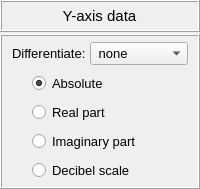
             <widget class="QFrame" name="frame_7">
              <property name="maximumSize">
               <size>
                <width>16777215</width>
                <height>200</height>
               </size>
              </property>
              <property name="frameShape">
               <enum>QFrame::Shape::NoFrame</enum>
              </property>
              <property name="frameShadow">
               <enum>QFrame::Shadow::Raised</enum>
              </property>
              <layout class="QGridLayout" name="gridLayout_6">
               <property name="leftMargin">
                <number>0</number>
               </property>
               <property name="topMargin">
                <number>0</number>
               </property>
               <property name="rightMargin">
                <number>0</number>
               </property>
               <property name="bottomMargin">
                <number>0</number>
               </property>
               <property name="verticalSpacing">
                <number>2</number>
               </property>
               <item row="0" column="0">
                <widget class="QFrame" name="frame_8">
                 <property name="minimumSize">
                  <size>
                   <width>0</width>
                   <height>32</height>
                  </size>
                 </property>
                 <property name="maximumSize">
                  <size>
                   <width>16777215</width>
                   <height>32</height>
                  </size>
                 </property>
                 <property name="frameShape">
                  <enum>QFrame::Shape::Box</enum>
                 </property>
                 <property name="frameShadow">
                  <enum>QFrame::Shadow::Raised</enum>
                 </property>
                 <layout class="QGridLayout" name="gridLayout_5">
                  <property name="leftMargin">
                   <number>0</number>
                  </property>
                  <property name="topMargin">
                   <number>0</number>
                  </property>
                  <property name="rightMargin">
                   <number>0</number>
                  </property>
                  <property name="bottomMargin">
                   <number>0</number>
                  </property>
                  <property name="spacing">
                   <number>0</number>
                  </property>
                  <item row="0" column="0">
                   <widget class="QLabel" name="label_8">
                    <property name="enabled">
                     <bool>true</bool>
                    </property>
                    <property name="sizePolicy">
                     <sizepolicy hsizetype="Preferred" vsizetype="Expanding">
                      <horstretch>0</horstretch>
                      <verstretch>0</verstretch>
                     </sizepolicy>
                    </property>
                    <property name="minimumSize">
                     <size>
                      <width>120</width>
                      <height>20</height>
                     </size>
                    </property>
                    <property name="maximumSize">
                     <size>
                      <width>165</width>
                      <height>32</height>
                     </size>
                    </property>
                    <property name="font">
                     <font>
                      <family>MS Shell Dlg 2</family>
                      <pointsize>11</pointsize>
                      <italic>false</italic>
                      <bold>false</bold>
                     </font>
                    </property>
                    <property name="frameShape">
                     <enum>QFrame::Shape::NoFrame</enum>
                    </property>
                    <property name="frameShadow">
                     <enum>QFrame::Shadow::Sunken</enum>
                    </property>
                    <property name="text">
                     <string>Y-axis data</string>
                    </property>
                    <property name="textFormat">
                     <enum>Qt::TextFormat::AutoText</enum>
                    </property>
                    <property name="scaledContents">
                     <bool>false</bool>
                    </property>
                    <property name="alignment">
                     <set>Qt::AlignmentFlag::AlignCenter</set>
                    </property>
                    <property name="wordWrap">
                     <bool>false</bool>
                    </property>
                    <property name="indent">
                     <number>0</number>
                    </property>
                   </widget>
                  </item>
                 </layout>
                </widget>
               </item>
               <item row="1" column="0">
                <widget class="QFrame" name="frame_4">
                 <property name="minimumSize">
                  <size>
                   <width>0</width>
                   <height>0</height>
                  </size>
                 </property>
                 <property name="maximumSize">
                  <size>
                   <width>220</width>
                   <height>180</height>
                  </size>
                 </property>
                 <property name="sizeIncrement">
                  <size>
                   <width>0</width>
                   <height>0</height>
                  </size>
                 </property>
                 <property name="whatsThis">
                  <string>Y-axis data type</string>
                 </property>
                 <property name="frameShape">
                  <enum>QFrame::Shape::Box</enum>
                 </property>
                 <property name="frameShadow">
                  <enum>QFrame::Shadow::Raised</enum>
                 </property>
                 <layout class="QGridLayout" name="gridLayout_4">
                  <property name="leftMargin">
                   <number>8</number>
                  </property>
                  <property name="topMargin">
                   <number>4</number>
                  </property>
                  <property name="rightMargin">
                   <number>4</number>
                  </property>
                  <property name="bottomMargin">
                   <number>4</number>
                  </property>
                  <property name="spacing">
                   <number>4</number>
                  </property>
                  <item row="2" column="0">
                   <widget class="QFrame" name="frame_20">
                    <property name="maximumSize">
                     <size>
                      <width>16777215</width>
                      <height>28</height>
                     </size>
                    </property>
                    <property name="frameShape">
                     <enum>QFrame::Shape::NoFrame</enum>
                    </property>
                    <property name="frameShadow">
                     <enum>QFrame::Shadow::Raised</enum>
                    </property>
                    <layout class="QGridLayout" name="gridLayout_26">
                     <property name="leftMargin">
                      <number>2</number>
                     </property>
                     <property name="topMargin">
                      <number>2</number>
                     </property>
                     <property name="rightMargin">
                      <number>2</number>
                     </property>
                     <property name="bottomMargin">
                      <number>2</number>
                     </property>
                     <property name="spacing">
                      <number>2</number>
                     </property>
                     <item row="0" column="0">
                      <widget class="QRadioButton" name="radioButton_real">
                       <property name="minimumSize">
                        <size>
                         <width>140</width>
                         <height>0</height>
                        </size>
                       </property>
                       <property name="maximumSize">
                        <size>
                         <width>140</width>
                         <height>26</height>
                        </size>
                       </property>
                       <property name="font">
                        <font>
                         <family>MS Shell Dlg 2</family>
                         <pointsize>10</pointsize>
                         <italic>false</italic>
                         <bold>false</bold>
                        </font>
                       </property>
                       <property name="text">
                        <string>Real part</string>
                       </property>
                       <attribute name="buttonGroup">
                        <string notr="true">buttonGroup_y_data</string>
                       </attribute>
                      </widget>
                     </item>
                    </layout>
                   </widget>
                  </item>
                  <item row="3" column="0">
                   <widget class="QFrame" name="frame_25">
                    <property name="maximumSize">
                     <size>
                      <width>16777215</width>
                      <height>28</height>
                     </size>
                    </property>
                    <property name="frameShape">
                     <enum>QFrame::Shape::NoFrame</enum>
                    </property>
                    <property name="frameShadow">
                     <enum>QFrame::Shadow::Raised</enum>
                    </property>
                    <layout class="QGridLayout" name="gridLayout_27">
                     <property name="leftMargin">
                      <number>2</number>
                     </property>
                     <property name="topMargin">
                      <number>2</number>
                     </property>
                     <property name="rightMargin">
                      <number>2</number>
                     </property>
                     <property name="bottomMargin">
                      <number>2</number>
                     </property>
                     <property name="spacing">
                      <number>2</number>
                     </property>
                     <item row="0" column="0">
                      <widget class="QRadioButton" name="radioButton_imaginary">
                       <property name="minimumSize">
                        <size>
                         <width>140</width>
                         <height>0</height>
                        </size>
                       </property>
                       <property name="maximumSize">
                        <size>
                         <width>140</width>
                         <height>26</height>
                        </size>
                       </property>
                       <property name="font">
                        <font>
                         <family>MS Shell Dlg 2</family>
                         <pointsize>10</pointsize>
                         <italic>false</italic>
                         <bold>false</bold>
                        </font>
                       </property>
                       <property name="text">
                        <string>Imaginary part</string>
                       </property>
                       <attribute name="buttonGroup">
                        <string notr="true">buttonGroup_y_data</string>
                       </attribute>
                      </widget>
                     </item>
                    </layout>
                   </widget>
                  </item>
                  <item row="4" column="0">
                   <widget class="QFrame" name="frame_26">
                    <property name="maximumSize">
                     <size>
                      <width>16777215</width>
                      <height>28</height>
                     </size>
                    </property>
                    <property name="frameShape">
                     <enum>QFrame::Shape::NoFrame</enum>
                    </property>
                    <property name="frameShadow">
                     <enum>QFrame::Shadow::Raised</enum>
                    </property>
                    <layout class="QGridLayout" name="gridLayout_28">
                     <property name="leftMargin">
                      <number>2</number>
                     </property>
                     <property name="topMargin">
                      <number>2</number>
                     </property>
                     <property name="rightMargin">
                      <number>2</number>
                     </property>
                     <property name="bottomMargin">
                      <number>2</number>
                     </property>
                     <property name="spacing">
                      <number>2</number>
                     </property>
                     <item row="0" column="0">
                      <widget class="QRadioButton" name="radioButton_decibel_scale">
                       <property name="minimumSize">
                        <size>
                         <width>140</width>
                         <height>0</height>
                        </size>
                       </property>
                       <property name="maximumSize">
                        <size>
                         <width>140</width>
                         <height>26</height>
                        </size>
                       </property>
                       <property name="font">
                        <font>
                         <family>MS Shell Dlg 2</family>
                         <pointsize>10</pointsize>
                         <italic>false</italic>
                         <bold>false</bold>
                        </font>
                       </property>
                       <property name="text">
                        <string>Decibel scale</string>
                       </property>
                       <property name="iconSize">
                        <size>
                         <width>30</width>
                         <height>30</height>
                        </size>
                       </property>
                       <property name="checked">
                        <bool>false</bool>
                       </property>
                       <attribute name="buttonGroup">
                        <string notr="true">buttonGroup_y_data</string>
                       </attribute>
                      </widget>
                     </item>
                    </layout>
                   </widget>
                  </item>
                  <item row="1" column="0">
                   <widget class="QFrame" name="frame_10">
                    <property name="maximumSize">
                     <size>
                      <width>16777215</width>
                      <height>28</height>
                     </size>
                    </property>
                    <property name="frameShape">
                     <enum>QFrame::Shape::NoFrame</enum>
                    </property>
                    <property name="frameShadow">
                     <enum>QFrame::Shadow::Raised</enum>
                    </property>
                    <layout class="QGridLayout" name="gridLayout_25">
                     <property name="leftMargin">
                      <number>2</number>
                     </property>
                     <property name="topMargin">
                      <number>2</number>
                     </property>
                     <property name="rightMargin">
                      <number>2</number>
                     </property>
                     <property name="bottomMargin">
                      <number>2</number>
                     </property>
                     <property name="spacing">
                      <number>2</number>
                     </property>
                     <item row="0" column="0">
                      <widget class="QRadioButton" name="radioButton_absolute">
                       <property name="minimumSize">
                        <size>
                         <width>140</width>
                         <height>0</height>
                        </size>
                       </property>
                       <property name="maximumSize">
                        <size>
                         <width>140</width>
                         <height>26</height>
                        </size>
                       </property>
                       <property name="font">
                        <font>
                         <family>MS Shell Dlg 2</family>
                         <pointsize>10</pointsize>
                         <italic>false</italic>
                         <bold>false</bold>
                        </font>
                       </property>
                       <property name="text">
                        <string>Absolute</string>
                       </property>
                       <property name="iconSize">
                        <size>
                         <width>30</width>
                         <height>30</height>
                        </size>
                       </property>
                       <property name="checked">
                        <bool>true</bool>
                       </property>
                       <attribute name="buttonGroup">
                        <string notr="true">buttonGroup_y_data</string>
                       </attribute>
                      </widget>
                     </item>
                    </layout>
                   </widget>
                  </item>
                  <item row="0" column="0">
                   <widget class="QFrame" name="frame_27">
                    <property name="maximumSize">
                     <size>
                      <width>16777215</width>
                      <height>28</height>
                     </size>
                    </property>
                    <property name="font">
                     <font>
                      <pointsize>10</pointsize>
                      <bold>false</bold>
                     </font>
                    </property>
                    <property name="frameShape">
                     <enum>QFrame::Shape::NoFrame</enum>
                    </property>
                    <property name="frameShadow">
                     <enum>QFrame::Shadow::Raised</enum>
                    </property>
                    <layout class="QGridLayout" name="gridLayout_29">
                     <property name="leftMargin">
                      <number>2</number>
                     </property>
                     <property name="topMargin">
                      <number>2</number>
                     </property>
                     <property name="rightMargin">
                      <number>2</number>
                     </property>
                     <property name="bottomMargin">
                      <number>2</number>
                     </property>
                     <property name="horizontalSpacing">
                      <number>4</number>
                     </property>
                     <property name="verticalSpacing">
                      <number>2</number>
                     </property>
                     <item row="0" column="2">
                      <widget class="QFrame" name="frame_28">
                       <property name="frameShape">
                        <enum>QFrame::Shape::NoFrame</enum>
                       </property>
                       <property name="frameShadow">
                        <enum>QFrame::Shadow::Raised</enum>
                       </property>
                      </widget>
                     </item>
                     <item row="0" column="0">
                      <widget class="QLabel" name="label_4">
                       <property name="minimumSize">
                        <size>
                         <width>0</width>
                         <height>0</height>
                        </size>
                       </property>
                       <property name="maximumSize">
                        <size>
                         <width>16777215</width>
                         <height>26</height>
                        </size>
                       </property>
                       <property name="font">
                        <font>
                         <pointsize>10</pointsize>
                         <bold>false</bold>
                        </font>
                       </property>
                       <property name="text">
                        <string>Differentiate:</string>
                       </property>
                      </widget>
                     </item>
                     <item row="0" column="1">
                      <widget class="QComboBox" name="comboBox_differentiate_data">
                       <property name="sizePolicy">
                        <sizepolicy hsizetype="Expanding" vsizetype="Fixed">
                         <horstretch>0</horstretch>
                         <verstretch>0</verstretch>
                        </sizepolicy>
                       </property>
                       <property name="minimumSize">
                        <size>
                         <width>80</width>
                         <height>0</height>
                        </size>
                       </property>
                       <property name="maximumSize">
                        <size>
                         <width>100</width>
                         <height>26</height>
                        </size>
                       </property>
                       <property name="font">
                        <font>
                         <family>MS Shell Dlg 2</family>
                         <pointsize>10</pointsize>
                         <italic>false</italic>
                         <bold>false</bold>
                        </font>
                       </property>
                       <property name="styleSheet">
                        <string notr="true"/>
                       </property>
                       <item>
                        <property name="text">
                         <string> none</string>
                        </property>
                       </item>
                       <item>
                        <property name="text">
                         <string> single</string>
                        </property>
                       </item>
                       <item>
                        <property name="text">
                         <string> double</string>
                        </property>
                       </item>
                      </widget>
                     </item>
                    </layout>
                   </widget>
                  </item>
                 </layout>
                </widget>
               </item>
              </layout>
             </widget>
